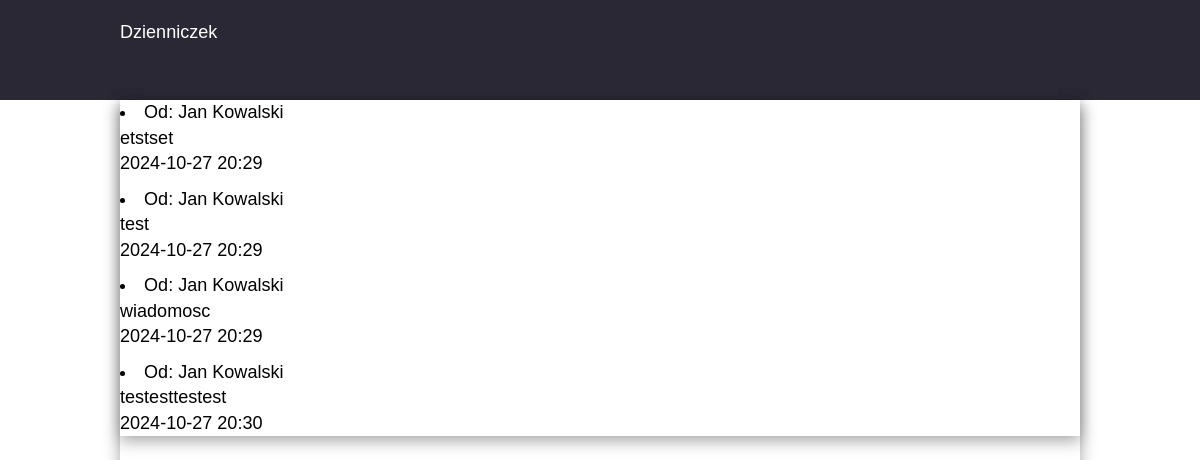
/show_messages (signed in), run on the app's committed database.
### model.py (models this page shows, shortened)
class Wiadomosc(db.Model):
    __tablename__ = 'wiadomosci'
    id = db.Column(db.Integer, primary_key=True)
    nadawca_id = db.Column(db.Integer, db.ForeignKey('nauczyciele.id'), nullable=False)
    odbiorca_id = db.Column(db.Integer, db.ForeignKey('uczniowie.id'), nullable=False)
    tresc = db.Column(db.Text, nullable=False)
    data_wyslania = db.Column(db.DateTime, default=datetime.utcnow)
    nadawca = db.relationship('Nauczyciel', backref='wiadomosci_nadawca')
    odbiorca = db.relationship('Uczen', backref='wiadomosci_odbiorca')

class Nauczyciel(db.Model):
    __tablename__ = 'nauczyciele'
    id = db.Column(db.Integer, primary_key=True)
    imie = db.Column(db.String(80), nullable=False)
    nazwisko = db.Column(db.String(80), nullable=False)
    login = db.Column(db.String(20), unique=True, nullable=False)
    haslo = db.Column(db.String(20), nullable=False)
    klasy = db.relationship('Klasa', secondary='nauczyciel_klasa', backref='nauczyciele')

### home.py (the view)
@app.route('/show_messages')
def show_messages():
    if 'logged_in' not in session:
        flash("Musisz być zalogowany, aby zobaczyć wiadomości.")
        return redirect(url_for('login'))
    odbiorca_id = session['id']
    wiadomosci = Wiadomosc.query.filter_by(odbiorca_id=odbiorca_id).all()
    return render_template('view_messages.html', wiadomosci=wiadomosci)

### templates/view_messages.html (shortened to what this page needs)
{% extends "base.html"%}
{% block head %}
<link rel="stylesheet" href="{{ url_for('static', filename='send_template.css') }}">
{% endblock %}
{% block content %}
<div class="container">
    {% for wiadomosc in wiadomosci %}
    <li class="messages_box">
        <strong>Od: {{ wiadomosc.nadawca.imie }} {{ wiadomosc.nadawca.nazwisko }}</strong>
        <p>{{ wiadomosc.tresc }}</p>
        <small>{{ wiadomosc.data_wyslania.strftime('%Y-%m-%d %H:%M') }}</small>
    </li>
{% else %}
    <li>Brak wiadomości.</li>
{% endfor %}
    </div>
{% endblock %}

### static/base.css (style rules this page uses)
* { margin: 0; padding: 0; box-sizing: border-box; font-family: Work Sans,Arial,sans-serif; font-size: 1.0625rem; line-height: 1.5rem; font-weight: 500; }

### static/send_template.css (style rules this page uses)
.container { box-shadow: rgba(0, 0, 0, 0.35) 0px 5px 15px; }
.messages_box { margin-bottom: 10px; }

### data on the page
Wiadomosc: nadawca.imie "Jan", nadawca.nazwisko "Kowalski", tresc "etstset", data_wyslania "2024-10-27 20:29"
Wiadomosc: nadawca.imie "Jan", nadawca.nazwisko "Kowalski", tresc "test", data_wyslania "2024-10-27 20:29"
Wiadomosc: nadawca.imie "Jan", nadawca.nazwisko "Kowalski", tresc "wiadomosc", data_wyslania "2024-10-27 20:29"
Wiadomosc: nadawca.imie "Jan", nadawca.nazwisko "Kowalski", tresc "testesttestest", data_wyslania "2024-10-27 20:30"
